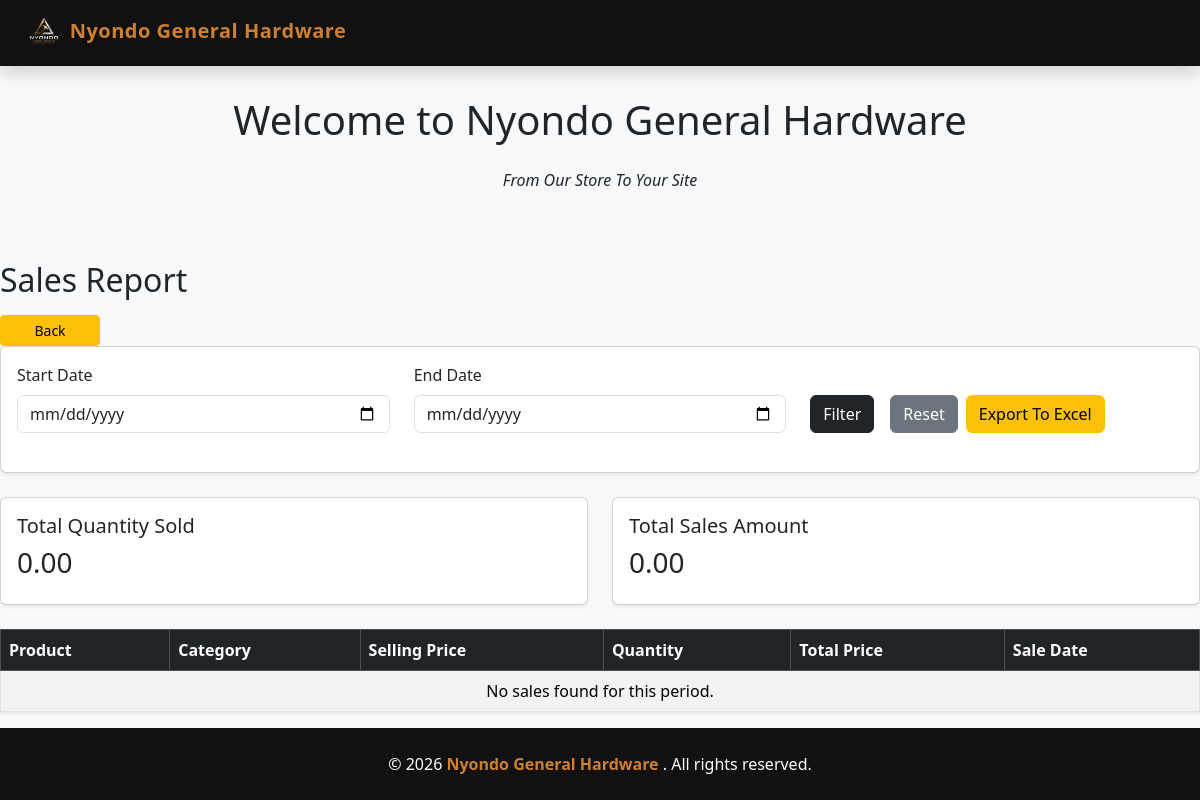
/sales/sales/report/, run on an earlier commit of the app's database.
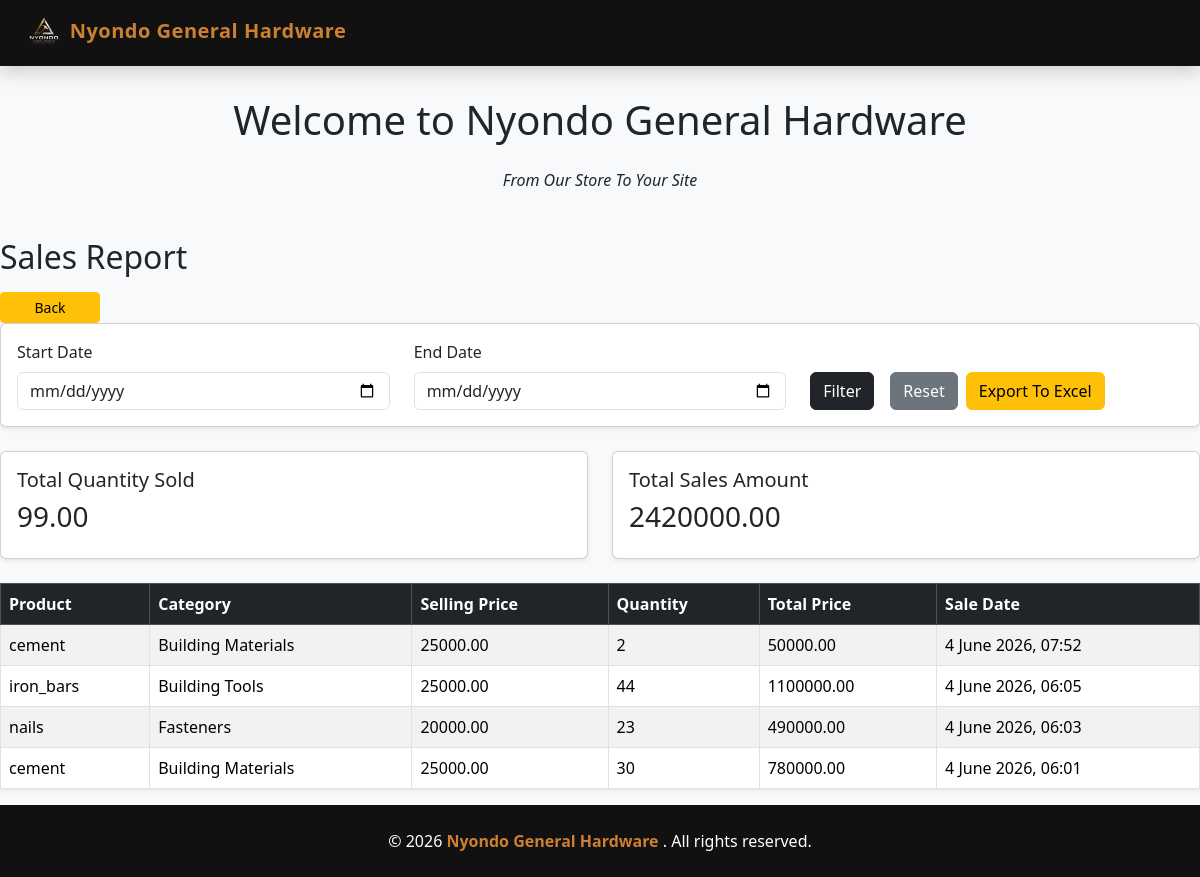
And on a later commit of the database.
### salesapp/models.py (models this page shows, shortened)
class Sales(models.Model):
    CUSTOMER_TYPES = [
        ('wholesale', 'Wholesale'),
        ('retail', 'Retail'),
        ('walk_in', 'Walk_in')
    ]
    customer_type = models.CharField(max_length=20, choices = CUSTOMER_TYPES, default =" retail")
    customer_name = models.CharField(max_length=30)
    product_name = models.ForeignKey(Product, on_delete=models.CASCADE)
    quantity = models.PositiveIntegerField()
    total_price = models.DecimalField(max_digits=100, decimal_places=2)
    sale_date = models.DateTimeField(auto_now_add=True)
    distance = models.DecimalField(max_digits=10, decimal_places=2, default=0)
    transport_required = models.BooleanField(default=False)
    transport_cost = models.DecimalField(max_digits=10, decimal_places=2, default=0)
    transport_note = models.TextField(default="", blank=True)

class Product(models.Model):
    category_name = models.ForeignKey(Category, on_delete=models.CASCADE)
    product_name = models.CharField(max_length=100)
    unit_price = models.DecimalField(max_digits=100, decimal_places=2, default=0)
    selling_price = models.DecimalField(max_digits=100, decimal_places=2, default=0)
    description = models.TextField(blank=True)

class Category(models.Model):
    category_name = models.CharField(max_length=100, unique=True)
    slug = models.SlugField(unique=True)

### salesapp/views.py (the view)
# urls.py: path("sales/report/", views.sales_report, name="sales_report"),
def sales_report(request):
    sales = Sales.objects.all().order_by("-sale_date")
    start_date = request.GET.get("start_date")
    end_date = request.GET.get("end_date")
    if start_date:
        sales = sales.filter(sale_date__date__gte=start_date)
    if end_date:
        sales = sales.filter(sale_date__date__lte=end_date)
    total_sales_amount = sales.aggregate(
        total=Sum("total_price")
    )["total"] or 0
    total_quantity_sold = sales.aggregate(
        total=Sum("quantity")
    )["total"] or 0
    return render(request, "sales_report.html", {
        "sales": sales,
        "start_date": start_date,
        "end_date": end_date,
        "total_sales_amount": total_sales_amount,
        "total_quantity_sold": total_quantity_sold,
    })

### salesapp/templates/sales_report.html
{% extends 'base.html' %}
{% block content %}
<h2 class="mb-3">Sales Report</h2>
<a href="{% url 'home' %}" class="btn btn-warning btn-sm px-2 col-1">Back</a>
<form method="GET" class="card card-body shadow-sm mb-4">
    <div class="row">
        <div class="col-md-4">
            <label class="form-label">Start Date</label>
            <input type="date" name="start_date" value="{{ start_date }}" class="form-control">
        </div>
        <div class="col-md-4">
            <label class="form-label">End Date</label>
            <input type="date" name="end_date" value="{{ end_date }}" class="form-control">
        </div>
        <div class="col-md-4 d-flex align-items-end gap-2">
            <button type="submit" class="btn btn-dark me-2">Filter</button>
            <a href="{% url 'sales_report' %}" class="btn btn-secondary">Reset</a>
            <a href="{% url 'export_sales_report_excel' %}?start_date={{ start_date|default:'' }}&end_date={{ end_date|default:'' }}" class="btn btn-warning">Export To Excel</a>
        </div>
    </div>
</form>
<div class="row mb-4">
    <div class="col-md-6">
        <div class="card shadow-sm">
            <div class="card-body">
                <h5>Total Quantity Sold</h5>
                <h3>{{ total_quantity_sold|floatformat:2 }}</h3>
            </div>
        </div>
    </div>
    <div class="col-md-6">
        <div class="card shadow-sm">
            <div class="card-body">
                <h5>Total Sales Amount</h5>
                <h3>{{ total_sales_amount|floatformat:2 }}</h3>
            </div>
        </div>
    </div>
</div>
<table class="table table-bordered table-striped shadow-sm">
    <thead class="table-dark">
        <tr>
            <th>Product</th>
            <th>Category</th>
            <th>Selling Price</th>
            <th>Quantity</th>
            <th>Total Price</th>
            <th>Sale Date</th>
        </tr>
    </thead>
    <tbody>
        {% for sale in sales %}
        <tr>
            <td>{{ sale.product_name.product_name }}</td>
            <td>{{ sale.product_name.category_name.category_name }}</td>
            <td>{{ sale.product_name.selling_price|floatformat:2 }}</td>
            <td>{{ sale.quantity }}</td>
            <td>{{ sale.total_price|floatformat:2}}</td>
            <td>{{ sale.sale_date|date:"j F Y, H:i" }}</td>
        </tr>
        {% empty %}
        <tr>
            <td colspan="6" class="text-center">No sales found for this period.</td>
        </tr>
        {% endfor %}
    </tbody>
</table>
{% endblock %}

What changed in the data, as far as the page shows it:
added Sales: product_name.product_name "cement", product_name.category_name.category_name "Building Materials", product_name.selling_price "25000.00", quantity "2", total_price "50000.00", sale_date "4 June 2026, 07:52"
added Sales: product_name.product_name "iron_bars", product_name.category_name.category_name "Building Tools", product_name.selling_price "25000.00", quantity "44", total_price "1100000.00", sale_date "4 June 2026, 06:05"
added Sales: product_name.product_name "nails", product_name.category_name.category_name "Fasteners", product_name.selling_price "20000.00", quantity "23", total_price "490000.00", sale_date "4 June 2026, 06:03"
added Sales: product_name.product_name "cement", product_name.category_name.category_name "Building Materials", product_name.selling_price "25000.00", quantity "30", total_price "780000.00", sale_date "4 June 2026, 06:01"
Also different on the page:
{{ total_quantity_sold|floatformat:2 }}: "0.00" → "99.00"
{{ total_sales_amount|floatformat:2 }}: "0.00" → "2420000.00"
text no longer shown: "No sales found for this period."
